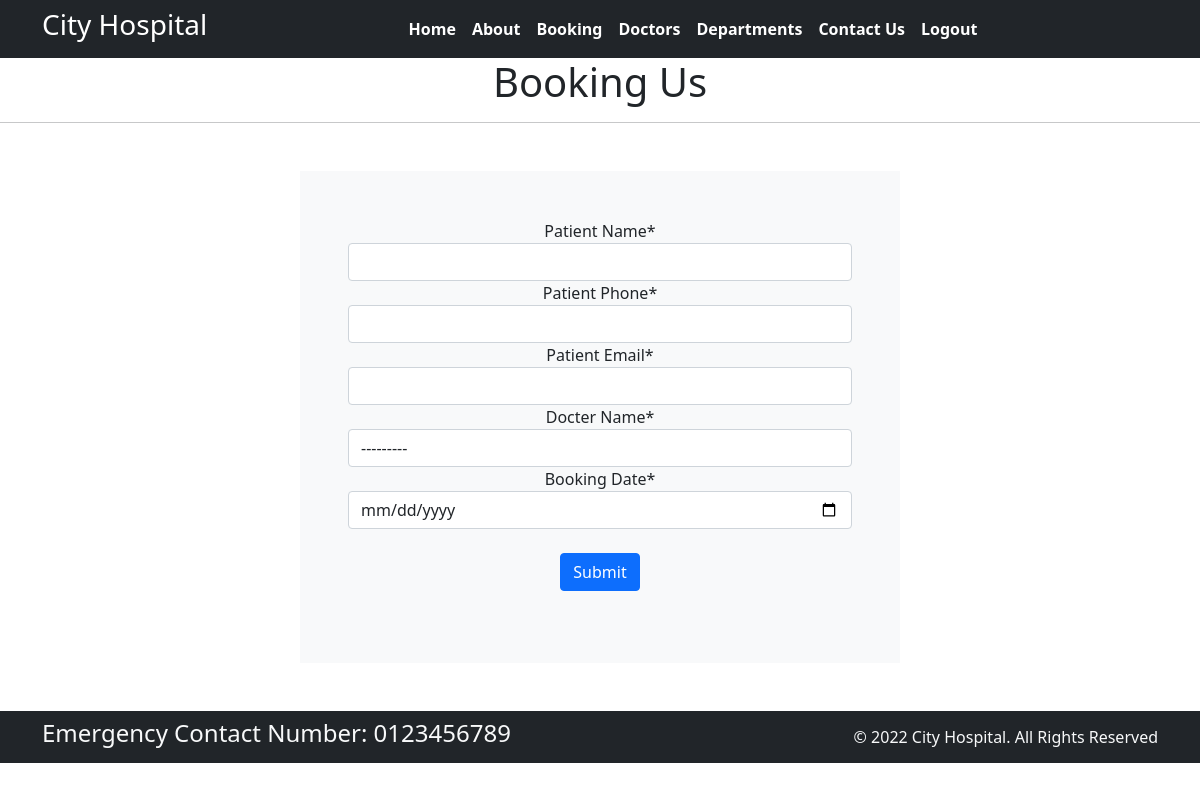
Before: /booking with the older database file.
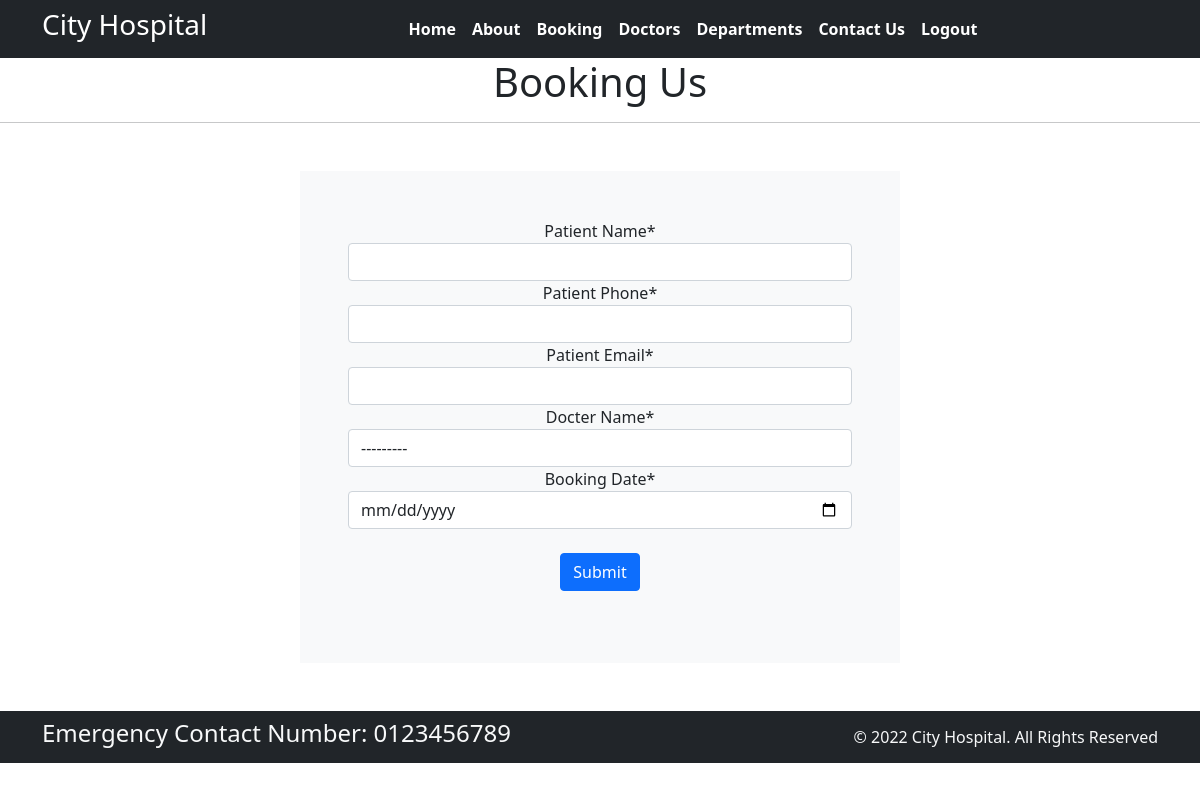
After: the same page with the newer database file.
### home/models.py (models this page shows)
class Docter(models.Model):
    doc_name = models.CharField(max_length=255)
    doc_spec = models.CharField(max_length=255)
    doc_dept = models.ForeignKey(Department, on_delete = models.CASCADE)
    doc_img = models.ImageField(upload_to = 'docters')
    def __str__(self):
        return 'DR.' + self.doc_name + ' - (' + self.doc_spec + ')'

### home/views.py (the view)
# urls.py: path('booking', views.booking, name = 'booking'),
def booking(request):
    if request.method == "POST":
        form = BookingForm(request.POST)
        if form.is_valid:
            form.save()
            return render(request, 'confermation.html')
    form = BookingForm()
    dict_form = {
        'form': form
    }
    return render(request, 'booking.html', dict_form)

### home/forms.py
class BookingForm(forms.ModelForm):
    class Meta:
        model = Booking
        fields  = '__all__'
        widgets = {
            'booking_date' : DateInput()
        }
        labels ={
            'p_name' : "Patient Name",
            'p_phone' : "Patient Phone",
            'p_email' : "Patient Email",
            'doc_name' : "Docter Name",
            'booking_date' : "Booking Date",
        }

### templates/booking.html (shortened to what this page needs)
{% extends 'base.html' %}
{% block content %}
{% load crispy_forms_tags %}
<h1 class="text-center">Booking Us</h1>
<hr>
<div class="container w-50 text-center p-5 my-5 bg-light">
<form action="" method="POST">
    {{form | crispy}}
    <br>
    <button class="btn btn-primary mb-4" type="submit">Submit</button>
</form>
</div>
{% endblock %}

Changed rows visible on the page:
added Docter: doc_name "---------"
Other visible differences:
form field doc_name: "---------" → (not shown)
